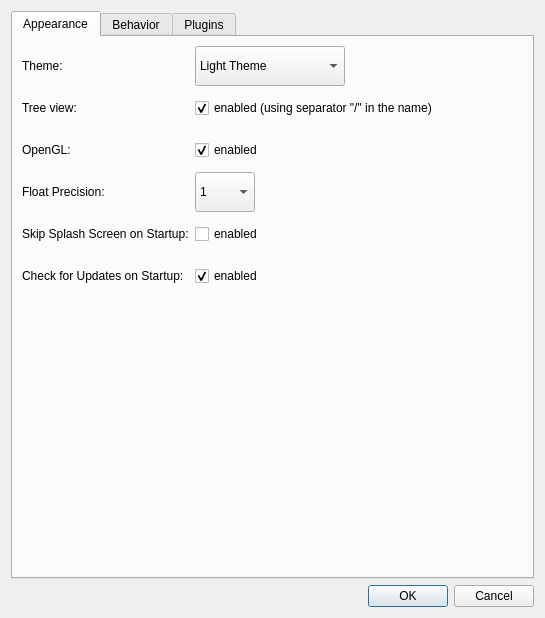
<?xml version="1.0" encoding="UTF-8"?>
<ui version="4.0">
 <class>PreferencesDialog</class>
 <widget class="QDialog" name="PreferencesDialog">
  <property name="geometry">
   <rect>
    <x>0</x>
    <y>0</y>
    <width>545</width>
    <height>618</height>
   </rect>
  </property>
  <property name="minimumSize">
   <size>
    <width>450</width>
    <height>0</height>
   </size>
  </property>
  <property name="windowTitle">
   <string>Preferences</string>
  </property>
  <layout class="QVBoxLayout" name="verticalLayout">
   <item>
    <widget class="QTabWidget" name="tabWidget">
     <property name="focusPolicy">
      <enum>Qt::NoFocus</enum>
     </property>
     <property name="currentIndex">
      <number>0</number>
     </property>
     <widget class="QWidget" name="tab">
      <attribute name="title">
       <string>Appearance</string>
      </attribute>
      <layout class="QVBoxLayout" name="verticalLayout_5">
       <item>
        <layout class="QVBoxLayout" name="verticalLayout_4" stretch="0,1">
         <item>
          <layout class="QFormLayout" name="formLayout">
           <property name="labelAlignment">
            <set>Qt::AlignLeading|Qt::AlignLeft|Qt::AlignVCenter</set>
           </property>
           <property name="formAlignment">
            <set>Qt::AlignLeading|Qt::AlignLeft|Qt::AlignVCenter</set>
           </property>
           <property name="verticalSpacing">
            <number>2</number>
           </property>
           <item row="0" column="0">
            <widget class="QLabel" name="label">
             <property name="sizePolicy">
              <sizepolicy hsizetype="Preferred" vsizetype="Expanding">
               <horstretch>0</horstretch>
               <verstretch>0</verstretch>
              </sizepolicy>
             </property>
             <property name="minimumSize">
              <size>
               <width>0</width>
               <height>40</height>
              </size>
             </property>
             <property name="text">
              <string>Theme:</string>
             </property>
            </widget>
           </item>
           <item row="0" column="1">
            <widget class="QComboBox" name="comboBoxTheme">
             <property name="sizePolicy">
              <sizepolicy hsizetype="Expanding" vsizetype="Fixed">
               <horstretch>0</horstretch>
               <verstretch>0</verstretch>
              </sizepolicy>
             </property>
             <property name="minimumSize">
              <size>
               <width>0</width>
               <height>40</height>
              </size>
             </property>
             <property name="maximumSize">
              <size>
               <width>150</width>
               <height>16777215</height>
              </size>
             </property>
             <item>
              <property name="text">
               <string>Light Theme</string>
              </property>
             </item>
             <item>
              <property name="text">
               <string>Dark Theme</string>
              </property>
             </item>
            </widget>
           </item>
           <item row="1" column="0">
            <widget class="QLabel" name="label_2">
             <property name="sizePolicy">
              <sizepolicy hsizetype="Preferred" vsizetype="Expanding">
               <horstretch>0</horstretch>
               <verstretch>0</verstretch>
              </sizepolicy>
             </property>
             <property name="minimumSize">
              <size>
               <width>0</width>
               <height>40</height>
              </size>
             </property>
             <property name="toolTip">
              <string>&lt;html&gt;&lt;head/&gt;&lt;body&gt;&lt;p&gt;The &amp;quot;Name Separator&amp;quot; is the character use to split the name of a timeseries in the tree view (Timeseries Panel).&lt;/p&gt;&lt;p&gt;Default is &lt;span style=&quot; font-weight:600;&quot;&gt;&amp;quot;/&amp;quot;&lt;/span&gt;.&lt;/p&gt;&lt;/body&gt;&lt;/html&gt;</string>
             </property>
             <property name="text">
              <string>Tree view:</string>
             </property>
            </widget>
           </item>
           <item row="1" column="1">
            <widget class="QCheckBox" name="checkBoxSeparator">
             <property name="minimumSize">
              <size>
               <width>0</width>
               <height>40</height>
              </size>
             </property>
             <property name="toolTip">
              <string>&lt;html&gt;&lt;head/&gt;&lt;body&gt;&lt;p&gt;Change will not be applied to existing timeseries.&lt;/p&gt;&lt;/body&gt;&lt;/html&gt;</string>
             </property>
             <property name="text">
              <string>enabled (using separator &quot;/&quot; in the name)</string>
             </property>
             <property name="checked">
              <bool>true</bool>
             </property>
            </widget>
           </item>
           <item row="2" column="0">
            <widget class="QLabel" name="label_3">
             <property name="sizePolicy">
              <sizepolicy hsizetype="Preferred" vsizetype="Expanding">
               <horstretch>0</horstretch>
               <verstretch>0</verstretch>
              </sizepolicy>
             </property>
             <property name="minimumSize">
              <size>
               <width>0</width>
               <height>40</height>
              </size>
             </property>
             <property name="text">
              <string>OpenGL:</string>
             </property>
            </widget>
           </item>
           <item row="2" column="1">
            <widget class="QCheckBox" name="checkBoxOpenGL">
             <property name="minimumSize">
              <size>
               <width>0</width>
               <height>40</height>
              </size>
             </property>
             <property name="toolTip">
              <string>&lt;html&gt;&lt;head/&gt;&lt;body&gt;&lt;p&gt;Change will not be applied to existing plots.&lt;/p&gt;&lt;/body&gt;&lt;/html&gt;</string>
             </property>
             <property name="text">
              <string>enabled</string>
             </property>
             <property name="checked">
              <bool>true</bool>
             </property>
            </widget>
           </item>
           <item row="3" column="0">
            <widget class="QLabel" name="label_4">
             <property name="sizePolicy">
              <sizepolicy hsizetype="Preferred" vsizetype="Expanding">
               <horstretch>0</horstretch>
               <verstretch>0</verstretch>
              </sizepolicy>
             </property>
             <property name="minimumSize">
              <size>
               <width>0</width>
               <height>40</height>
              </size>
             </property>
             <property name="text">
              <string>Float Precision:</string>
             </property>
            </widget>
           </item>
           <item row="3" column="1">
            <widget class="QComboBox" name="comboBoxPrecision">
             <property name="sizePolicy">
              <sizepolicy hsizetype="Expanding" vsizetype="Fixed">
               <horstretch>0</horstretch>
               <verstretch>0</verstretch>
              </sizepolicy>
             </property>
             <property name="minimumSize">
              <size>
               <width>0</width>
               <height>40</height>
              </size>
             </property>
             <property name="maximumSize">
              <size>
               <width>60</width>
               <height>16777215</height>
              </size>
             </property>
             <item>
              <property name="text">
               <string>1</string>
              </property>
             </item>
             <item>
              <property name="text">
               <string>2</string>
              </property>
             </item>
             <item>
              <property name="text">
               <string>3</string>
              </property>
             </item>
             <item>
              <property name="text">
               <string>4</string>
              </property>
             </item>
             <item>
              <property name="text">
               <string>5</string>
              </property>
             </item>
             <item>
              <property name="text">
               <string>6</string>
              </property>
             </item>
            </widget>
           </item>
           <item row="4" column="0">
            <widget class="QLabel" name="label_5">
             <property name="sizePolicy">
              <sizepolicy hsizetype="Preferred" vsizetype="Expanding">
               <horstretch>0</horstretch>
               <verstretch>0</verstretch>
              </sizepolicy>
             </property>
             <property name="minimumSize">
              <size>
               <width>0</width>
               <height>40</height>
              </size>
             </property>
             <property name="text">
              <string>Skip Splash Screen on Startup:</string>
             </property>
            </widget>
           </item>
           <item row="4" column="1">
            <widget class="QCheckBox" name="checkBoxSkipSplash">
             <property name="minimumSize">
              <size>
               <width>0</width>
               <height>40</height>
              </size>
             </property>
             <property name="toolTip">
              <string>&lt;html&gt;&lt;head/&gt;&lt;body&gt;&lt;p&gt;Enabling this will make PlotJuggler less fun.&lt;/p&gt;&lt;/body&gt;&lt;/html&gt;</string>
             </property>
             <property name="text">
              <string>enabled</string>
             </property>
             <property name="checked">
              <bool>false</bool>
             </property>
            </widget>
           </item>
           <item row="5" column="0">
            <widget class="QLabel" name="labelCheckUpdates">
             <property name="minimumSize">
              <size>
               <width>0</width>
               <height>40</height>
              </size>
             </property>
             <property name="text">
              <string>Check for Updates on Startup:</string>
             </property>
            </widget>
           </item>
           <item row="5" column="1">
            <widget class="QCheckBox" name="checkBoxCheckUpdates">
             <property name="minimumSize">
              <size>
               <width>0</width>
               <height>40</height>
              </size>
             </property>
             <property name="toolTip">
              <string>Show a notification when a newer PlotJugglerPro release is published on GitHub.</string>
             </property>
             <property name="text">
              <string>enabled</string>
             </property>
             <property name="checked">
              <bool>true</bool>
             </property>
            </widget>
           </item>
          </layout>
         </item>
         <item>
          <spacer name="verticalSpacer_2">
           <property name="orientation">
            <enum>Qt::Vertical</enum>
           </property>
           <property name="sizeHint" stdset="0">
            <size>
             <width>20</width>
             <height>40</height>
            </size>
           </property>
          </spacer>
         </item>
        </layout>
       </item>
      </layout>
     </widget>
     <widget class="QWidget" name="behaviorTab">
      <attribute name="title">
       <string>Behavior</string>
      </attribute>
      <layout class="QVBoxLayout" name="verticalLayout_7">
       <item>
        <widget class="QGroupBox" name="groupBoxAutoZoom">
         <property name="sizePolicy">
          <sizepolicy hsizetype="Preferred" vsizetype="Preferred">
           <horstretch>0</horstretch>
           <verstretch>0</verstretch>
          </sizepolicy>
         </property>
         <property name="minimumSize">
          <size>
           <width>0</width>
           <height>0</height>
          </size>
         </property>
         <property name="title">
          <string>Reset plot zoom when:</string>
         </property>
         <property name="alignment">
          <set>Qt::AlignLeading|Qt::AlignLeft|Qt::AlignVCenter</set>
         </property>
         <layout class="QVBoxLayout" name="verticalLayout_6">
          <item>
           <widget class="QCheckBox" name="checkBoxAutoZoomVisibility">
            <property name="text">
             <string>Curve visibility toggled (in curves legend)</string>
            </property>
            <property name="checked">
             <bool>true</bool>
            </property>
           </widget>
          </item>
          <item>
           <widget class="QCheckBox" name="checkBoxAutoZoomFilter">
            <property name="toolTip">
             <string/>
            </property>
            <property name="text">
             <string>Filters applied to curves</string>
            </property>
            <property name="checked">
             <bool>true</bool>
            </property>
           </widget>
          </item>
         </layout>
        </widget>
       </item>
       <item>
        <widget class="QGroupBox" name="groupBox">
         <property name="sizePolicy">
          <sizepolicy hsizetype="Preferred" vsizetype="Preferred">
           <horstretch>0</horstretch>
           <verstretch>0</verstretch>
          </sizepolicy>
         </property>
         <property name="title">
          <string>Curves color:</string>
         </property>
         <layout class="QVBoxLayout" name="verticalLayout_2">
          <property name="spacing">
           <number>7</number>
          </property>
          <item>
           <widget class="QRadioButton" name="radioGlobalColorIndex">
            <property name="text">
             <string>global color sequence</string>
            </property>
            <property name="checked">
             <bool>true</bool>
            </property>
           </widget>
          </item>
          <item>
           <widget class="QRadioButton" name="radioLocalColorIndex">
            <property name="text">
             <string>reset color sequence in each plot area</string>
            </property>
           </widget>
          </item>
          <item>
           <widget class="QCheckBox" name="checkBoxRememberColor">
            <property name="text">
             <string>remember color</string>
            </property>
            <property name="checked">
             <bool>true</bool>
            </property>
           </widget>
          </item>
         </layout>
        </widget>
       </item>
       <item>
        <widget class="QGroupBox" name="gridGroupBox">
         <property name="title">
          <string>Export Plots:</string>
         </property>
         <layout class="QGridLayout" name="gridLayout_3">
          <item row="1" column="0">
           <widget class="QLabel" name="labelExportY">
            <property name="text">
             <string>Height</string>
            </property>
           </widget>
          </item>
          <item row="0" column="0">
           <widget class="QLabel" name="labelExportX">
            <property name="text">
             <string>Width</string>
            </property>
           </widget>
          </item>
          <item row="0" column="1">
           <widget class="QSpinBox" name="spinBoxExportX">
            <property name="maximum">
             <number>10000</number>
            </property>
            <property name="value">
             <number>1200</number>
            </property>
           </widget>
          </item>
          <item row="1" column="1">
           <widget class="QSpinBox" name="spinBoxExportY">
            <property name="maximum">
             <number>10000</number>
            </property>
            <property name="value">
             <number>900</number>
            </property>
           </widget>
          </item>
         </layout>
        </widget>
       </item>
       <item>
        <widget class="QGroupBox" name="groupBoxMouseInteraction">
         <property name="title">
          <string>Mouse Interaction:</string>
         </property>
         <layout class="QVBoxLayout" name="verticalLayout_8">
          <item>
           <widget class="QCheckBox" name="checkBoxSwapPanZoom">
            <property name="toolTip">
             <string>&lt;html&gt;&lt;head/&gt;&lt;body&gt;&lt;p&gt;Default: Left-click to zoom, Ctrl+Left-click to pan&lt;/p&gt;&lt;p&gt;Swapped: Left-click to pan, Ctrl+Left-click to zoom&lt;/p&gt;&lt;/body&gt;&lt;/html&gt;</string>
            </property>
            <property name="text">
             <string>Swap pan/zoom mouse action modifiers</string>
            </property>
            <property name="checked">
             <bool>false</bool>
            </property>
           </widget>
          </item>
         </layout>
        </widget>
       </item>
       <item>
        <widget class="QGroupBox" name="groupBox_2">
         <property name="title">
          <string>Parsing</string>
         </property>
         <layout class="QVBoxLayout" name="verticalLayout_9">
          <item>
           <widget class="QCheckBox" name="checkBoxTruncation">
            <property name="toolTip">
             <string>&lt;html&gt;&lt;head/&gt;&lt;body&gt;&lt;p&gt;PlotJuggler uses double (64bits) internally.&lt;/p&gt;&lt;p&gt;This means that integer numbers with more than 52 significant bits &lt;span style=&quot; font-weight:700;&quot;&gt;can not be represented&lt;/span&gt; exactly.&lt;/p&gt;&lt;p&gt;Disabling this check, you allow static type conversion and accept some degree of  numerical errors. &lt;/p&gt;&lt;/body&gt;&lt;/html&gt;</string>
            </property>
            <property name="text">
             <string>Strict Truncation check (uncheck at your own risk)</string>
            </property>
            <property name="checked">
             <bool>true</bool>
            </property>
           </widget>
          </item>
         </layout>
        </widget>
       </item>
       <item>
        <spacer name="verticalSpacer">
         <property name="orientation">
          <enum>Qt::Vertical</enum>
         </property>
         <property name="sizeHint" stdset="0">
          <size>
           <width>20</width>
           <height>40</height>
          </size>
         </property>
        </spacer>
       </item>
      </layout>
     </widget>
     <widget class="QWidget" name="tabPlugins">
      <attribute name="title">
       <string>Plugins</string>
      </attribute>
      <layout class="QVBoxLayout" name="verticalLayout_3">
       <item>
        <layout class="QHBoxLayout" name="horizontalLayout">
         <item>
          <widget class="QLabel" name="label_6">
           <property name="text">
            <string>&lt;html&gt;&lt;head/&gt;&lt;body&gt;&lt;p&gt;&lt;span style=&quot; font-weight:600;&quot;&gt;Plugin folders &lt;/span&gt;(will be loaded in this order)&lt;span style=&quot; font-weight:600;&quot;&gt;:&lt;/span&gt;&lt;/p&gt;&lt;/body&gt;&lt;/html&gt;</string>
           </property>
          </widget>
         </item>
         <item>
          <spacer name="horizontalSpacer">
           <property name="orientation">
            <enum>Qt::Horizontal</enum>
           </property>
           <property name="sizeHint" stdset="0">
            <size>
             <width>40</width>
             <height>20</height>
            </size>
           </property>
          </spacer>
         </item>
         <item>
          <widget class="QPushButton" name="pushButtonAdd">
           <property name="minimumSize">
            <size>
             <width>24</width>
             <height>24</height>
            </size>
           </property>
           <property name="maximumSize">
            <size>
             <width>24</width>
             <height>24</height>
            </size>
           </property>
           <property name="toolTip">
            <string>&lt;html&gt;&lt;head/&gt;&lt;body&gt;&lt;p&gt;Add folder&lt;/p&gt;&lt;/body&gt;&lt;/html&gt;</string>
           </property>
           <property name="text">
            <string/>
           </property>
           <property name="iconSize">
            <size>
             <width>22</width>
             <height>22</height>
            </size>
           </property>
           <property name="flat">
            <bool>true</bool>
           </property>
          </widget>
         </item>
         <item>
          <widget class="QPushButton" name="pushButtonRemove">
           <property name="minimumSize">
            <size>
             <width>24</width>
             <height>24</height>
            </size>
           </property>
           <property name="maximumSize">
            <size>
             <width>24</width>
             <height>24</height>
            </size>
           </property>
           <property name="toolTip">
            <string>&lt;html&gt;&lt;head/&gt;&lt;body&gt;&lt;p&gt;Remove selected&lt;/p&gt;&lt;/body&gt;&lt;/html&gt;</string>
           </property>
           <property name="text">
            <string/>
           </property>
           <property name="iconSize">
            <size>
             <width>20</width>
             <height>20</height>
            </size>
           </property>
           <property name="flat">
            <bool>true</bool>
           </property>
          </widget>
         </item>
        </layout>
       </item>
       <item>
        <widget class="QLabel" name="label_7">
         <property name="text">
          <string>Add custom folders. Drag and drop the items to change the order.</string>
         </property>
         <property name="wordWrap">
          <bool>true</bool>
         </property>
        </widget>
       </item>
       <item>
        <widget class="QListWidget" name="listWidgetCustom">
         <property name="focusPolicy">
          <enum>Qt::ClickFocus</enum>
         </property>
         <property name="editTriggers">
          <set>QAbstractItemView::NoEditTriggers</set>
         </property>
         <property name="dragDropMode">
          <enum>QAbstractItemView::InternalMove</enum>
         </property>
         <property name="defaultDropAction">
          <enum>Qt::MoveAction</enum>
         </property>
         <property name="spacing">
          <number>2</number>
         </property>
        </widget>
       </item>
       <item>
        <widget class="QLabel" name="label_8">
         <property name="text">
          <string>List of built-in folders:</string>
         </property>
        </widget>
       </item>
       <item>
        <widget class="QListWidget" name="listWidgetBuiltin">
         <property name="editTriggers">
          <set>QAbstractItemView::NoEditTriggers</set>
         </property>
         <property name="selectionMode">
          <enum>QAbstractItemView::NoSelection</enum>
         </property>
         <property name="spacing">
          <number>2</number>
         </property>
        </widget>
       </item>
       <item>
        <widget class="QLabel" name="label_9">
         <property name="text">
          <string>&lt;html&gt;&lt;head/&gt;&lt;body&gt;&lt;p&gt;&lt;span style=&quot; font-weight:600;&quot;&gt;Note&lt;/span&gt;: this change will take effect the next time PlotJuggler is started&lt;/p&gt;&lt;/body&gt;&lt;/html&gt;</string>
         </property>
         <property name="wordWrap">
          <bool>true</bool>
         </property>
        </widget>
       </item>
      </layout>
     </widget>
    </widget>
   </item>
   <item>
    <widget class="QDialogButtonBox" name="buttonBox">
     <property name="orientation">
      <enum>Qt::Horizontal</enum>
     </property>
     <property name="standardButtons">
      <set>QDialogButtonBox::Cancel|QDialogButtonBox::Ok</set>
     </property>
    </widget>
   </item>
  </layout>
 </widget>
 <resources/>
 <connections>
  <connection>
   <sender>buttonBox</sender>
   <signal>accepted()</signal>
   <receiver>PreferencesDialog</receiver>
   <slot>accept()</slot>
   <hints>
    <hint type="sourcelabel">
     <x>248</x>
     <y>254</y>
    </hint>
    <hint type="destinationlabel">
     <x>157</x>
     <y>274</y>
    </hint>
   </hints>
  </connection>
  <connection>
   <sender>buttonBox</sender>
   <signal>rejected()</signal>
   <receiver>PreferencesDialog</receiver>
   <slot>reject()</slot>
   <hints>
    <hint type="sourcelabel">
     <x>316</x>
     <y>260</y>
    </hint>
    <hint type="destinationlabel">
     <x>286</x>
     <y>274</y>
    </hint>
   </hints>
  </connection>
 </connections>
</ui>
